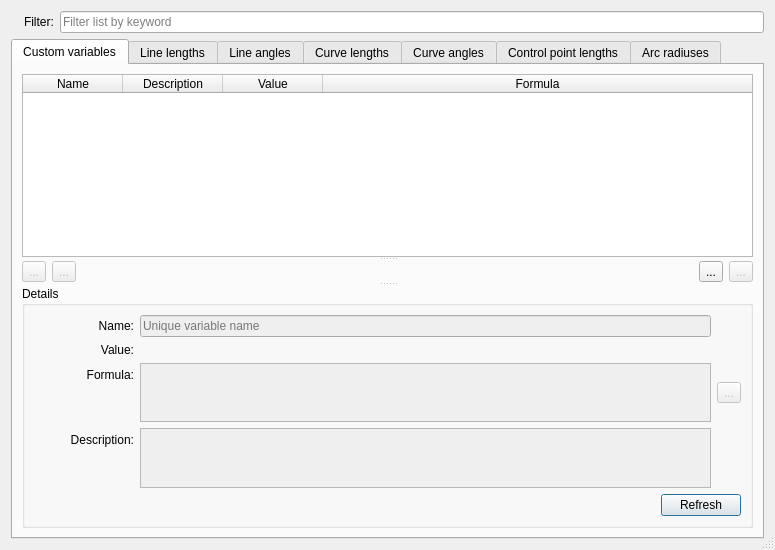
<?xml version="1.0" encoding="UTF-8"?>
<ui version="4.0">
 <class>VariablesDialog</class>
 <widget class="QDialog" name="VariablesDialog">
  <property name="geometry">
   <rect>
    <x>0</x>
    <y>0</y>
    <width>775</width>
    <height>550</height>
   </rect>
  </property>
  <property name="minimumSize">
   <size>
    <width>750</width>
    <height>550</height>
   </size>
  </property>
  <property name="windowTitle">
   <string>Variables</string>
  </property>
  <property name="windowIcon">
   <iconset resource="../../../libs/vmisc/share/resources/icon.qrc">
    <normaloff>:/icon/32x32/table.png</normaloff>:/icon/32x32/table.png</iconset>
  </property>
  <property name="locale">
   <locale language="English" country="UnitedStates"/>
  </property>
  <property name="sizeGripEnabled">
   <bool>true</bool>
  </property>
  <layout class="QVBoxLayout" name="verticalLayout">
   <item>
    <layout class="QHBoxLayout" name="horizontalLayout_4">
     <property name="topMargin">
      <number>0</number>
     </property>
     <item>
      <widget class="QLabel" name="label">
       <property name="maximumSize">
        <size>
         <width>16</width>
         <height>16</height>
        </size>
       </property>
       <property name="text">
        <string/>
       </property>
       <property name="pixmap">
        <pixmap resource="../../../libs/vmisc/share/resources/icon.qrc">:/icon/32x32/filter.png</pixmap>
       </property>
       <property name="scaledContents">
        <bool>true</bool>
       </property>
      </widget>
     </item>
     <item>
      <widget class="QLabel" name="labelFind">
       <property name="text">
        <string>Filter:</string>
       </property>
      </widget>
     </item>
     <item>
      <widget class="QLineEdit" name="filter_line_edit">
       <property name="placeholderText">
        <string>Filter list by keyword</string>
       </property>
       <property name="clearButtonEnabled">
        <bool>true</bool>
       </property>
      </widget>
     </item>
    </layout>
   </item>
   <item>
    <widget class="QTabWidget" name="tab_widget">
     <property name="sizePolicy">
      <sizepolicy hsizetype="Expanding" vsizetype="Expanding">
       <horstretch>1</horstretch>
       <verstretch>0</verstretch>
      </sizepolicy>
     </property>
     <property name="tabPosition">
      <enum>QTabWidget::North</enum>
     </property>
     <property name="currentIndex">
      <number>0</number>
     </property>
     <widget class="QWidget" name="customVariables_Tab">
      <property name="sizePolicy">
       <sizepolicy hsizetype="Preferred" vsizetype="Expanding">
        <horstretch>0</horstretch>
        <verstretch>0</verstretch>
       </sizepolicy>
      </property>
      <attribute name="title">
       <string>Custom variables</string>
      </attribute>
      <layout class="QVBoxLayout" name="verticalLayout_2">
       <item>
        <widget class="QSplitter" name="splitter">
         <property name="orientation">
          <enum>Qt::Vertical</enum>
         </property>
         <widget class="QTableWidget" name="variables_tablewidget">
          <property name="sizePolicy">
           <sizepolicy hsizetype="Expanding" vsizetype="Expanding">
            <horstretch>0</horstretch>
            <verstretch>8</verstretch>
           </sizepolicy>
          </property>
          <property name="minimumSize">
           <size>
            <width>0</width>
            <height>150</height>
           </size>
          </property>
          <property name="alternatingRowColors">
           <bool>true</bool>
          </property>
          <property name="selectionMode">
           <enum>QAbstractItemView::SingleSelection</enum>
          </property>
          <property name="selectionBehavior">
           <enum>QAbstractItemView::SelectRows</enum>
          </property>
          <property name="sortingEnabled">
           <bool>true</bool>
          </property>
          <property name="wordWrap">
           <bool>true</bool>
          </property>
          <property name="columnCount">
           <number>4</number>
          </property>
          <attribute name="horizontalHeaderCascadingSectionResizes">
           <bool>false</bool>
          </attribute>
          <attribute name="horizontalHeaderMinimumSectionSize">
           <number>100</number>
          </attribute>
          <attribute name="horizontalHeaderDefaultSectionSize">
           <number>100</number>
          </attribute>
          <attribute name="horizontalHeaderShowSortIndicator" stdset="0">
           <bool>true</bool>
          </attribute>
          <attribute name="horizontalHeaderStretchLastSection">
           <bool>true</bool>
          </attribute>
          <attribute name="verticalHeaderVisible">
           <bool>false</bool>
          </attribute>
          <attribute name="verticalHeaderCascadingSectionResizes">
           <bool>false</bool>
          </attribute>
          <attribute name="verticalHeaderMinimumSectionSize">
           <number>8</number>
          </attribute>
          <attribute name="verticalHeaderDefaultSectionSize">
           <number>25</number>
          </attribute>
          <attribute name="verticalHeaderStretchLastSection">
           <bool>false</bool>
          </attribute>
          <column>
           <property name="text">
            <string>Name</string>
           </property>
          </column>
          <column>
           <property name="text">
            <string>Description</string>
           </property>
          </column>
          <column>
           <property name="text">
            <string>Value</string>
           </property>
          </column>
          <column>
           <property name="text">
            <string>Formula</string>
           </property>
          </column>
         </widget>
         <widget class="QWidget" name="layoutWidget">
          <layout class="QHBoxLayout" name="horizontalLayout_3">
           <property name="spacing">
            <number>6</number>
           </property>
           <item>
            <widget class="QToolButton" name="up_toolbutton">
             <property name="enabled">
              <bool>false</bool>
             </property>
             <property name="toolTip">
              <string>Move measurement up</string>
             </property>
             <property name="text">
              <string notr="true">...</string>
             </property>
             <property name="icon">
              <iconset resource="../../../libs/vmisc/share/resources/theme.qrc">
               <normaloff>:/icons/win.icon.theme/16x16/actions/go-up.png</normaloff>:/icons/win.icon.theme/16x16/actions/go-up.png</iconset>
             </property>
            </widget>
           </item>
           <item>
            <widget class="QToolButton" name="down_toolbutton">
             <property name="enabled">
              <bool>false</bool>
             </property>
             <property name="toolTip">
              <string>Move measurement down</string>
             </property>
             <property name="text">
              <string notr="true">...</string>
             </property>
             <property name="icon">
              <iconset resource="../../../libs/vmisc/share/resources/theme.qrc">
               <normaloff>:/icons/win.icon.theme/16x16/actions/go-down.png</normaloff>:/icons/win.icon.theme/16x16/actions/go-down.png</iconset>
             </property>
            </widget>
           </item>
           <item>
            <spacer name="horizontalSpacer">
             <property name="orientation">
              <enum>Qt::Horizontal</enum>
             </property>
             <property name="sizeHint" stdset="0">
              <size>
               <width>5000</width>
               <height>20</height>
              </size>
             </property>
            </spacer>
           </item>
           <item alignment="Qt::AlignRight">
            <widget class="QToolButton" name="add_variable_toolbutton">
             <property name="sizePolicy">
              <sizepolicy hsizetype="Fixed" vsizetype="Fixed">
               <horstretch>0</horstretch>
               <verstretch>0</verstretch>
              </sizepolicy>
             </property>
             <property name="toolTip">
              <string>Add custom variable</string>
             </property>
             <property name="text">
              <string notr="true">...</string>
             </property>
             <property name="icon">
              <iconset resource="../../../libs/vmisc/share/resources/theme.qrc">
               <normaloff>:/icons/win.icon.theme/24x24/actions/list-add.png</normaloff>:/icons/win.icon.theme/24x24/actions/list-add.png</iconset>
             </property>
            </widget>
           </item>
           <item alignment="Qt::AlignLeft">
            <widget class="QToolButton" name="remove_variable_toolbutton">
             <property name="enabled">
              <bool>false</bool>
             </property>
             <property name="toolTip">
              <string>Remove custom variable</string>
             </property>
             <property name="text">
              <string notr="true">...</string>
             </property>
             <property name="icon">
              <iconset resource="../../../libs/vmisc/share/resources/theme.qrc">
               <normaloff>:/icons/win.icon.theme/24x24/actions/list-remove.png</normaloff>:/icons/win.icon.theme/24x24/actions/list-remove.png</iconset>
             </property>
            </widget>
           </item>
          </layout>
         </widget>
         <widget class="QGroupBox" name="groupBoxDetails">
          <property name="sizePolicy">
           <sizepolicy hsizetype="Preferred" vsizetype="Minimum">
            <horstretch>0</horstretch>
            <verstretch>4</verstretch>
           </sizepolicy>
          </property>
          <property name="minimumSize">
           <size>
            <width>0</width>
            <height>236</height>
           </size>
          </property>
          <property name="toolTip">
           <string>Details</string>
          </property>
          <property name="title">
           <string>Details</string>
          </property>
          <layout class="QFormLayout" name="formLayout">
           <item row="0" column="0">
            <widget class="QLabel" name="name_Label">
             <property name="sizePolicy">
              <sizepolicy hsizetype="Expanding" vsizetype="Preferred">
               <horstretch>0</horstretch>
               <verstretch>0</verstretch>
              </sizepolicy>
             </property>
             <property name="minimumSize">
              <size>
               <width>100</width>
               <height>0</height>
              </size>
             </property>
             <property name="maximumSize">
              <size>
               <width>80</width>
               <height>16777215</height>
              </size>
             </property>
             <property name="text">
              <string>Name:</string>
             </property>
             <property name="alignment">
              <set>Qt::AlignRight|Qt::AlignTrailing|Qt::AlignVCenter</set>
             </property>
            </widget>
           </item>
           <item row="0" column="1">
            <layout class="QHBoxLayout" name="horizontalLayout_8">
             <item>
              <widget class="QLineEdit" name="name_line_edit">
               <property name="enabled">
                <bool>false</bool>
               </property>
               <property name="placeholderText">
                <string>Unique variable name</string>
               </property>
               <property name="clearButtonEnabled">
                <bool>true</bool>
               </property>
              </widget>
             </item>
             <item>
              <spacer name="horizontalSpacer_4">
               <property name="orientation">
                <enum>Qt::Horizontal</enum>
               </property>
               <property name="sizeType">
                <enum>QSizePolicy::Fixed</enum>
               </property>
               <property name="sizeHint" stdset="0">
                <size>
                 <width>30</width>
                 <height>22</height>
                </size>
               </property>
              </spacer>
             </item>
            </layout>
           </item>
           <item row="1" column="0">
            <widget class="QLabel" name="labelCalculated">
             <property name="sizePolicy">
              <sizepolicy hsizetype="Expanding" vsizetype="Preferred">
               <horstretch>0</horstretch>
               <verstretch>0</verstretch>
              </sizepolicy>
             </property>
             <property name="minimumSize">
              <size>
               <width>100</width>
               <height>0</height>
              </size>
             </property>
             <property name="maximumSize">
              <size>
               <width>80</width>
               <height>16777215</height>
              </size>
             </property>
             <property name="text">
              <string>Value:</string>
             </property>
             <property name="alignment">
              <set>Qt::AlignRight|Qt::AlignTrailing|Qt::AlignVCenter</set>
             </property>
            </widget>
           </item>
           <item row="1" column="1">
            <widget class="QLabel" name="calculation_label">
             <property name="text">
              <string notr="true"/>
             </property>
            </widget>
           </item>
           <item row="2" column="0">
            <widget class="QLabel" name="formula_Label">
             <property name="sizePolicy">
              <sizepolicy hsizetype="Expanding" vsizetype="Preferred">
               <horstretch>0</horstretch>
               <verstretch>0</verstretch>
              </sizepolicy>
             </property>
             <property name="minimumSize">
              <size>
               <width>100</width>
               <height>0</height>
              </size>
             </property>
             <property name="maximumSize">
              <size>
               <width>80</width>
               <height>16777215</height>
              </size>
             </property>
             <property name="text">
              <string>Formula:</string>
             </property>
             <property name="alignment">
              <set>Qt::AlignRight|Qt::AlignTrailing|Qt::AlignVCenter</set>
             </property>
            </widget>
           </item>
           <item row="2" column="1">
            <layout class="QHBoxLayout" name="horizontalLayout_2">
             <item>
              <widget class="ClearablePlainTextEdit" name="formula_plaintextedit">
               <property name="enabled">
                <bool>false</bool>
               </property>
               <property name="sizePolicy">
                <sizepolicy hsizetype="Expanding" vsizetype="Expanding">
                 <horstretch>0</horstretch>
                 <verstretch>0</verstretch>
                </sizepolicy>
               </property>
               <property name="minimumSize">
                <size>
                 <width>0</width>
                 <height>50</height>
                </size>
               </property>
               <property name="maximumSize">
                <size>
                 <width>16777215</width>
                 <height>16777215</height>
                </size>
               </property>
               <property name="toolTip">
                <string>Calculation</string>
               </property>
               <property name="tabChangesFocus">
                <bool>true</bool>
               </property>
              </widget>
             </item>
             <item>
              <layout class="QVBoxLayout" name="verticalLayout_4">
               <item>
                <spacer name="verticalSpacer_2">
                 <property name="orientation">
                  <enum>Qt::Vertical</enum>
                 </property>
                 <property name="sizeHint" stdset="0">
                  <size>
                   <width>20</width>
                   <height>40</height>
                  </size>
                 </property>
                </spacer>
               </item>
               <item>
                <widget class="QToolButton" name="formula_toolbutton">
                 <property name="enabled">
                  <bool>false</bool>
                 </property>
                 <property name="toolTip">
                  <string>Formula wizard</string>
                 </property>
                 <property name="text">
                  <string notr="true">...</string>
                 </property>
                 <property name="icon">
                  <iconset resource="../../../libs/vmisc/share/resources/icon.qrc">
                   <normaloff>:/icon/24x24/fx.png</normaloff>:/icon/24x24/fx.png</iconset>
                 </property>
                 <property name="iconSize">
                  <size>
                   <width>16</width>
                   <height>16</height>
                  </size>
                 </property>
                </widget>
               </item>
               <item>
                <spacer name="verticalSpacer_3">
                 <property name="orientation">
                  <enum>Qt::Vertical</enum>
                 </property>
                 <property name="sizeHint" stdset="0">
                  <size>
                   <width>20</width>
                   <height>40</height>
                  </size>
                 </property>
                </spacer>
               </item>
              </layout>
             </item>
            </layout>
           </item>
           <item row="3" column="0">
            <widget class="QLabel" name="description_Label">
             <property name="sizePolicy">
              <sizepolicy hsizetype="Expanding" vsizetype="Preferred">
               <horstretch>0</horstretch>
               <verstretch>0</verstretch>
              </sizepolicy>
             </property>
             <property name="minimumSize">
              <size>
               <width>100</width>
               <height>0</height>
              </size>
             </property>
             <property name="maximumSize">
              <size>
               <width>80</width>
               <height>16777215</height>
              </size>
             </property>
             <property name="text">
              <string>Description:</string>
             </property>
             <property name="alignment">
              <set>Qt::AlignRight|Qt::AlignTrailing|Qt::AlignVCenter</set>
             </property>
            </widget>
           </item>
           <item row="3" column="1">
            <layout class="QHBoxLayout" name="horizontalLayout_7">
             <item>
              <widget class="ClearablePlainTextEdit" name="description_plaintextedit">
               <property name="enabled">
                <bool>false</bool>
               </property>
               <property name="sizePolicy">
                <sizepolicy hsizetype="Expanding" vsizetype="Expanding">
                 <horstretch>0</horstretch>
                 <verstretch>1</verstretch>
                </sizepolicy>
               </property>
               <property name="minimumSize">
                <size>
                 <width>0</width>
                 <height>50</height>
                </size>
               </property>
              </widget>
             </item>
             <item>
              <layout class="QVBoxLayout" name="verticalLayout_5">
               <item>
                <layout class="QHBoxLayout" name="horizontalLayout">
                 <item>
                  <spacer name="horizontalSpacer_2">
                   <property name="orientation">
                    <enum>Qt::Horizontal</enum>
                   </property>
                   <property name="sizeType">
                    <enum>QSizePolicy::Fixed</enum>
                   </property>
                   <property name="sizeHint" stdset="0">
                    <size>
                     <width>30</width>
                     <height>20</height>
                    </size>
                   </property>
                  </spacer>
                 </item>
                </layout>
               </item>
               <item>
                <spacer name="verticalSpacer">
                 <property name="orientation">
                  <enum>Qt::Vertical</enum>
                 </property>
                 <property name="sizeHint" stdset="0">
                  <size>
                   <width>25</width>
                   <height>13</height>
                  </size>
                 </property>
                </spacer>
               </item>
              </layout>
             </item>
            </layout>
           </item>
           <item row="5" column="1">
            <layout class="QHBoxLayout" name="horizontalLayout_5">
             <item>
              <spacer name="horizontalSpacer_3">
               <property name="orientation">
                <enum>Qt::Horizontal</enum>
               </property>
               <property name="sizeHint" stdset="0">
                <size>
                 <width>40</width>
                 <height>20</height>
                </size>
               </property>
              </spacer>
             </item>
             <item>
              <widget class="QPushButton" name="refresh_pushbutton">
               <property name="toolTip">
                <string>Refresh a pattern with all changes you made</string>
               </property>
               <property name="text">
                <string>Refresh</string>
               </property>
              </widget>
             </item>
            </layout>
           </item>
          </layout>
         </widget>
        </widget>
       </item>
      </layout>
     </widget>
     <widget class="QWidget" name="lineLength_Tab">
      <property name="sizePolicy">
       <sizepolicy hsizetype="Preferred" vsizetype="Expanding">
        <horstretch>0</horstretch>
        <verstretch>0</verstretch>
       </sizepolicy>
      </property>
      <attribute name="title">
       <string>Line lengths</string>
      </attribute>
      <layout class="QGridLayout" name="gridLayout_3">
       <item row="0" column="0">
        <widget class="QTableWidget" name="line_lengths_tablewidget">
         <property name="editTriggers">
          <set>QAbstractItemView::NoEditTriggers</set>
         </property>
         <property name="alternatingRowColors">
          <bool>true</bool>
         </property>
         <property name="sortingEnabled">
          <bool>true</bool>
         </property>
         <attribute name="horizontalHeaderCascadingSectionResizes">
          <bool>false</bool>
         </attribute>
         <attribute name="horizontalHeaderDefaultSectionSize">
          <number>137</number>
         </attribute>
         <attribute name="horizontalHeaderStretchLastSection">
          <bool>false</bool>
         </attribute>
         <attribute name="verticalHeaderVisible">
          <bool>false</bool>
         </attribute>
         <column>
          <property name="text">
           <string>Line</string>
          </property>
         </column>
         <column>
          <property name="text">
           <string>Length</string>
          </property>
         </column>
        </widget>
       </item>
      </layout>
     </widget>
     <widget class="QWidget" name="lineAngles_Tab">
      <property name="sizePolicy">
       <sizepolicy hsizetype="Preferred" vsizetype="Expanding">
        <horstretch>0</horstretch>
        <verstretch>0</verstretch>
       </sizepolicy>
      </property>
      <attribute name="title">
       <string>Line angles</string>
      </attribute>
      <layout class="QGridLayout" name="gridLayout_6">
       <item row="0" column="0">
        <widget class="QTableWidget" name="line_angles_tablewidget">
         <property name="editTriggers">
          <set>QAbstractItemView::NoEditTriggers</set>
         </property>
         <property name="alternatingRowColors">
          <bool>true</bool>
         </property>
         <property name="sortingEnabled">
          <bool>true</bool>
         </property>
         <attribute name="horizontalHeaderCascadingSectionResizes">
          <bool>false</bool>
         </attribute>
         <attribute name="horizontalHeaderDefaultSectionSize">
          <number>137</number>
         </attribute>
         <attribute name="horizontalHeaderStretchLastSection">
          <bool>false</bool>
         </attribute>
         <attribute name="verticalHeaderVisible">
          <bool>false</bool>
         </attribute>
         <column>
          <property name="text">
           <string>Line</string>
          </property>
         </column>
         <column>
          <property name="text">
           <string>Angle</string>
          </property>
         </column>
        </widget>
       </item>
      </layout>
     </widget>
     <widget class="QWidget" name="curveLength_Tab">
      <property name="sizePolicy">
       <sizepolicy hsizetype="Preferred" vsizetype="Expanding">
        <horstretch>0</horstretch>
        <verstretch>0</verstretch>
       </sizepolicy>
      </property>
      <attribute name="title">
       <string>Curve lengths</string>
      </attribute>
      <layout class="QGridLayout" name="gridLayout_4">
       <item row="0" column="0">
        <widget class="QTableWidget" name="curve_lengths_tablewidget">
         <property name="editTriggers">
          <set>QAbstractItemView::NoEditTriggers</set>
         </property>
         <property name="alternatingRowColors">
          <bool>true</bool>
         </property>
         <property name="sortingEnabled">
          <bool>true</bool>
         </property>
         <attribute name="horizontalHeaderCascadingSectionResizes">
          <bool>false</bool>
         </attribute>
         <attribute name="horizontalHeaderDefaultSectionSize">
          <number>137</number>
         </attribute>
         <attribute name="horizontalHeaderStretchLastSection">
          <bool>false</bool>
         </attribute>
         <attribute name="verticalHeaderVisible">
          <bool>false</bool>
         </attribute>
         <column>
          <property name="text">
           <string>Curve</string>
          </property>
         </column>
         <column>
          <property name="text">
           <string>Length</string>
          </property>
         </column>
        </widget>
       </item>
      </layout>
     </widget>
     <widget class="QWidget" name="curveAngles_Tab">
      <property name="sizePolicy">
       <sizepolicy hsizetype="Preferred" vsizetype="Expanding">
        <horstretch>0</horstretch>
        <verstretch>0</verstretch>
       </sizepolicy>
      </property>
      <attribute name="title">
       <string>Curve angles</string>
      </attribute>
      <layout class="QGridLayout" name="gridLayout_8">
       <item row="0" column="0">
        <widget class="QTableWidget" name="curve_angles_tablewidget">
         <property name="editTriggers">
          <set>QAbstractItemView::NoEditTriggers</set>
         </property>
         <property name="alternatingRowColors">
          <bool>true</bool>
         </property>
         <property name="sortingEnabled">
          <bool>true</bool>
         </property>
         <attribute name="horizontalHeaderCascadingSectionResizes">
          <bool>false</bool>
         </attribute>
         <attribute name="horizontalHeaderDefaultSectionSize">
          <number>137</number>
         </attribute>
         <attribute name="horizontalHeaderStretchLastSection">
          <bool>false</bool>
         </attribute>
         <attribute name="verticalHeaderVisible">
          <bool>false</bool>
         </attribute>
         <column>
          <property name="text">
           <string>Curve</string>
          </property>
         </column>
         <column>
          <property name="text">
           <string>Angle</string>
          </property>
         </column>
        </widget>
       </item>
      </layout>
     </widget>
     <widget class="QWidget" name="cpLength_Tab">
      <property name="sizePolicy">
       <sizepolicy hsizetype="Preferred" vsizetype="Expanding">
        <horstretch>0</horstretch>
        <verstretch>0</verstretch>
       </sizepolicy>
      </property>
      <attribute name="title">
       <string>Control point lengths</string>
      </attribute>
      <layout class="QVBoxLayout" name="verticalLayout_3">
       <item>
        <widget class="QTableWidget" name="handle_lengths_tablewidget">
         <property name="editTriggers">
          <set>QAbstractItemView::NoEditTriggers</set>
         </property>
         <property name="alternatingRowColors">
          <bool>true</bool>
         </property>
         <property name="sortingEnabled">
          <bool>true</bool>
         </property>
         <attribute name="horizontalHeaderCascadingSectionResizes">
          <bool>false</bool>
         </attribute>
         <attribute name="horizontalHeaderDefaultSectionSize">
          <number>137</number>
         </attribute>
         <attribute name="horizontalHeaderStretchLastSection">
          <bool>false</bool>
         </attribute>
         <attribute name="verticalHeaderVisible">
          <bool>false</bool>
         </attribute>
         <column>
          <property name="text">
           <string>Curve</string>
          </property>
         </column>
         <column>
          <property name="text">
           <string>Length</string>
          </property>
         </column>
        </widget>
       </item>
      </layout>
     </widget>
     <widget class="QWidget" name="arcRadius_Tab">
      <property name="sizePolicy">
       <sizepolicy hsizetype="Preferred" vsizetype="Expanding">
        <horstretch>0</horstretch>
        <verstretch>0</verstretch>
       </sizepolicy>
      </property>
      <attribute name="title">
       <string>Arc radiuses</string>
      </attribute>
      <layout class="QGridLayout" name="gridLayout_7">
       <item row="0" column="0">
        <widget class="QTableWidget" name="arc_radii_tablewidget">
         <property name="editTriggers">
          <set>QAbstractItemView::NoEditTriggers</set>
         </property>
         <property name="alternatingRowColors">
          <bool>true</bool>
         </property>
         <property name="sortingEnabled">
          <bool>true</bool>
         </property>
         <attribute name="horizontalHeaderCascadingSectionResizes">
          <bool>false</bool>
         </attribute>
         <attribute name="horizontalHeaderDefaultSectionSize">
          <number>137</number>
         </attribute>
         <attribute name="horizontalHeaderStretchLastSection">
          <bool>false</bool>
         </attribute>
         <attribute name="verticalHeaderVisible">
          <bool>false</bool>
         </attribute>
         <column>
          <property name="text">
           <string>Arc</string>
          </property>
          <property name="background">
           <color>
            <red>210</red>
            <green>210</green>
            <blue>210</blue>
           </color>
          </property>
         </column>
         <column>
          <property name="text">
           <string>Radius</string>
          </property>
         </column>
        </widget>
       </item>
      </layout>
     </widget>
    </widget>
   </item>
  </layout>
 </widget>
 <customwidgets>
  <customwidget>
   <class>ClearablePlainTextEdit</class>
   <extends>QPlainTextEdit</extends>
   <header>clearable_plain_textedit.h</header>
  </customwidget>
 </customwidgets>
 <tabstops>
  <tabstop>variables_tablewidget</tabstop>
  <tabstop>add_variable_toolbutton</tabstop>
  <tabstop>remove_variable_toolbutton</tabstop>
  <tabstop>line_lengths_tablewidget</tabstop>
  <tabstop>curve_lengths_tablewidget</tabstop>
 </tabstops>
 <resources>
  <include location="../../../libs/vmisc/share/resources/icon.qrc"/>
  <include location="../../../libs/vmisc/share/resources/theme.qrc"/>
 </resources>
 <connections/>
</ui>
